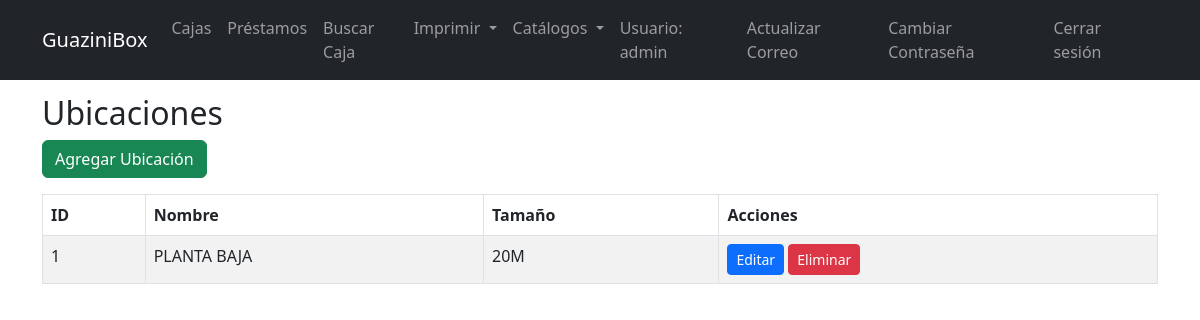
/ubicaciones (signed in), run on an earlier commit of the app's database.
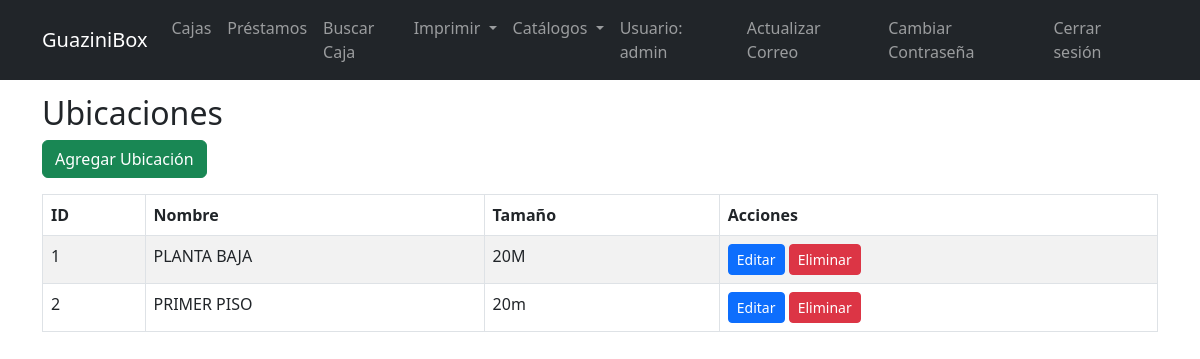
And on a later commit of the database.
### tables this page shows
CREATE TABLE ubicaciones (
            id INTEGER PRIMARY KEY AUTOINCREMENT,
            nombre TEXT NOT NULL,
            tamano TEXT
        );

### app.py (the view)
@app.route("/ubicaciones")
@login_required
def ubicaciones():
    ubs = get_ubicaciones()
    return render_template("ubicaciones.html", ubicaciones=ubs)

### app.py (called while the page is built)
def get_db_connection():
    conn = sqlite3.connect("archivo.db")
    conn.row_factory = sqlite3.Row
    return conn

def get_user_by_id(user_id):
    conn = get_db_connection()
    user = conn.execute("SELECT * FROM users WHERE id = ?", (user_id,)).fetchone()
    conn.close()
    if not user:
        return None
    return User(user["id"], user["username"], user["password"],
               user["email"] if "email" in user.keys() else None,
               user["reset_token"] if "reset_token" in user.keys() else None,
               user["token_expiry"] if "token_expiry" in user.keys() else None)

@login_manager.user_loader
def load_user(user_id):
    return get_user_by_id(user_id)

def get_ubicaciones():
    conn = get_db_connection()
    ubs = conn.execute("SELECT * FROM ubicaciones").fetchall()
    conn.close()
    return ubs

### templates/ubicaciones.html (shortened to what this page needs)
{% extends "base.html" %}
{% block content %}
<h2>Ubicaciones</h2>
<a href="{{ url_for('add_ubicacion') }}" class="btn btn-success mb-3">Agregar Ubicación</a>
<table class="table table-bordered table-striped">
  <thead>
    <tr>
      <th>ID</th>
      <th>Nombre</th>
      <th>Tamaño</th>
      <th>Acciones</th>
    </tr>
  </thead>
  <tbody>
    {% for ubicacion in ubicaciones %}
    <tr>
      <td>{{ ubicacion.id }}</td>
      <td>{{ ubicacion.nombre }}</td>
      <td>{{ ubicacion.tamano }}</td>
      <td>
        <a href="{{ url_for('edit_ubicacion', ubicacion_id=ubicacion.id) }}" class="btn btn-primary btn-sm">Editar</a>
        <form action="{{ url_for('delete_ubicacion', ubicacion_id=ubicacion.id) }}" method="POST" style="display:inline-block;" onsubmit="return confirm('¿Estás seguro de eliminar esta ubicación?');">
          <button type="submit" class="btn btn-danger btn-sm">Eliminar</button>
        </form>
      </td>
    </tr>
    {% endfor %}
  </tbody>
</table>
{% endblock %}

What changed in the data, as far as the page shows it:
added ubicaciones: id "2", nombre "PRIMER PISO", tamano "20m"
